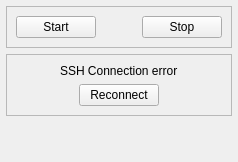
         <widget class="QWidget" name="subscriber_widget">
          <property name="styleSheet">
           <string notr="true"/>
          </property>
          <layout class="QGridLayout" name="gridLayout_3">
           <property name="leftMargin">
            <number>6</number>
           </property>
           <property name="topMargin">
            <number>6</number>
           </property>
           <property name="rightMargin">
            <number>6</number>
           </property>
           <property name="bottomMargin">
            <number>6</number>
           </property>
           <item row="2" column="0">
            <widget class="QFrame" name="ssh_error_alert_frame">
             <property name="frameShape">
              <enum>QFrame::StyledPanel</enum>
             </property>
             <property name="frameShadow">
              <enum>QFrame::Raised</enum>
             </property>
             <property name="bg" stdset="0">
              <string>dark</string>
             </property>
             <layout class="QVBoxLayout" name="verticalLayout_13">
              <item alignment="Qt::AlignHCenter">
               <widget class="QLabel" name="label_6">
                <property name="text">
                 <string>SSH Connection error</string>
                </property>
                <property name="bg" stdset="0">
                 <string>none</string>
                </property>
               </widget>
              </item>
              <item alignment="Qt::AlignHCenter">
               <widget class="QPushButton" name="reconnect_ssh_btn">
                <property name="cursor">
                 <cursorShape>PointingHandCursor</cursorShape>
                </property>
                <property name="text">
                 <string>Reconnect</string>
                </property>
                <property name="bg" stdset="0">
                 <string>primary</string>
                </property>
               </widget>
              </item>
             </layout>
            </widget>
           </item>
           <item row="3" column="0">
            <spacer name="verticalSpacer_7">
             <property name="orientation">
              <enum>Qt::Vertical</enum>
             </property>
             <property name="sizeHint" stdset="0">
              <size>
               <width>20</width>
               <height>40</height>
              </size>
             </property>
            </spacer>
           </item>
           <item row="0" column="0" alignment="Qt::AlignLeft">
            <widget class="QFrame" name="sub_button_frame">
             <property name="styleSheet">
              <string notr="true"/>
             </property>
             <property name="frameShape">
              <enum>QFrame::StyledPanel</enum>
             </property>
             <property name="frameShadow">
              <enum>QFrame::Raised</enum>
             </property>
             <property name="bg" stdset="0">
              <string>dark</string>
             </property>
             <layout class="QHBoxLayout" name="horizontalLayout_10">
              <item>
               <widget class="QPushButton" name="start_sub_btn">
                <property name="cursor">
                 <cursorShape>PointingHandCursor</cursorShape>
                </property>
                <property name="text">
                 <string>Start</string>
                </property>
                <property name="bg" stdset="0">
                 <string>primary</string>
                </property>
               </widget>
              </item>
              <item>
               <spacer name="horizontalSpacer_3">
                <property name="orientation">
                 <enum>Qt::Horizontal</enum>
                </property>
                <property name="sizeHint" stdset="0">
                 <size>
                  <width>40</width>
                  <height>20</height>
                 </size>
                </property>
               </spacer>
              </item>
              <item>
               <widget class="QPushButton" name="stop_sub_btn">
                <property name="cursor">
                 <cursorShape>PointingHandCursor</cursorShape>
                </property>
                <property name="text">
                 <string>Stop</string>
                </property>
                <property name="bg" stdset="0">
                 <string>primary</string>
                </property>
               </widget>
              </item>
             </layout>
            </widget>
           </item>
          </layout>
         </widget>
